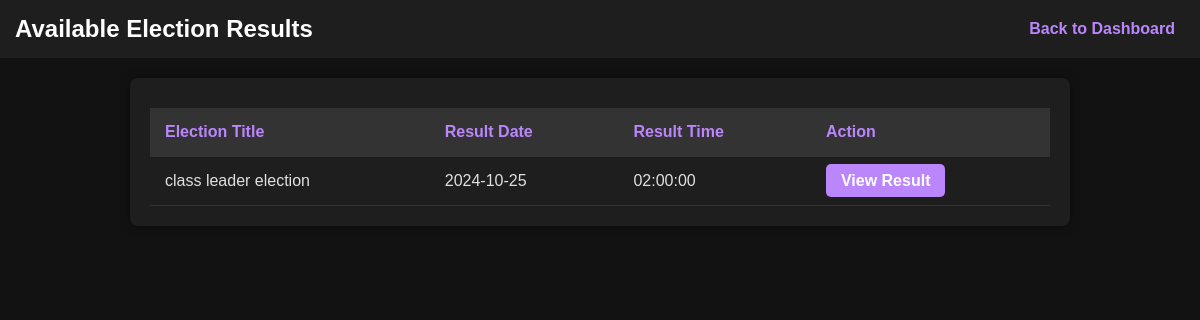
Screenshot of /html/view_results.php (signed in) with the database file from the repository.
### tables this page shows
CREATE TABLE `election` (
  `title` varchar(30) NOT NULL,
  `description` varchar(255) NOT NULL,
  `start_date` date NOT NULL,
  `result_date` date NOT NULL,
  `result_time` time DEFAULT NULL,
  `election_id` int(10) NOT NULL,
  `start_time` time NOT NULL,
  `end_time` time NOT NULL
);

### html/view_results.php (the view, shortened to what this page needs)
<?php
require_once 'dbcon.php';
$current_date = date("Y-m-d");
$current_time = date("H:i:s");
$completed_elections_sql = "
    SELECT * FROM election
    WHERE result_date < '$current_date' OR (result_date = '$current_date' AND result_time <= '$current_time')
    ORDER BY result_date DESC, result_time DESC
";
$completed_elections_result = mysqli_query($conn, $completed_elections_sql);
?>
<!DOCTYPE html>
<html lang="en">
<head>
    <link rel="stylesheet" href="../css/view_results.css">
</head>
<body>
<nav class="ResultsNav">
    <h1>Available Election Results</h1>
    <div class="ResultsNavContainer">
        <a href="user_dashboard.php">Back to Dashboard</a>
    </div>
</nav>
<div class="results-container">
    <?php if (mysqli_num_rows($completed_elections_result) > 0): ?>
        <table class="results-table">
            <thead>
                <tr>
                    <th>Election Title</th>
                    <th>Result Date</th>
                    <th>Result Time</th>
                    <th>Action</th>
                </tr>
            </thead>
            <tbody>
                <?php while ($election = mysqli_fetch_assoc($completed_elections_result)): ?>
                    <tr>
                        <td><?php echo htmlspecialchars($election['title']); ?></td>
                        <td><?php echo htmlspecialchars($election['result_date']); ?></td>
                        <td><?php echo htmlspecialchars($election['result_time']); ?></td>
                        <td>
                            <a href="election_result.php?election_id=<?php echo $election['election_id']; ?>" class="view-button">View Result</a>
                        </td>
                    </tr>
                <?php endwhile; ?>
            </tbody>
        </table>
    <?php else: ?>
        <p>No completed election results are available yet.</p>
    <?php endif; ?>
</div>
</body>
</html>

### css/view_results.css (style rules this page uses)
body { font-family: Arial, sans-serif; background-color: #121212; color: #e0e0e0; margin: 0; padding: 0; }
nav { background-color: #1e1e1e; color: #ffffff; padding: 15px; display: flex; justify-content: space-between; align-items: center; }
nav h1 { font-size: 24px; margin: 0; }
nav a { color: #bb86fc; text-decoration: none; font-weight: bold; padding: 5px 10px; border-radius: 5px; transition: background-color 0.3s; }
.results-container { max-width: 900px; margin: 20px auto; background-color: #1e1e1e; padding: 20px; border-radius: 8px; box-shadow: 0 0 10px rgba(0, 0, 0, 0.5); }
.results-table { width: 100%; border-collapse: collapse; margin-top: 10px; }
.results-table th, .results-table td { padding: 15px; text-align: left; border-bottom: 1px solid #333; color: #e0e0e0; }
.results-table th { background-color: #333333; color: #bb86fc; font-size: 16px; font-weight: bold; }
.view-button { background-color: #bb86fc; color: #ffffff; padding: 8px 15px; text-decoration: none; border-radius: 5px; font-weight: bold; transition: background-color 0.3s, transform 0.2s; }

### rows the page displays
election: title "class leader election", result_date "2024-10-25", result_time "02:00:00"
